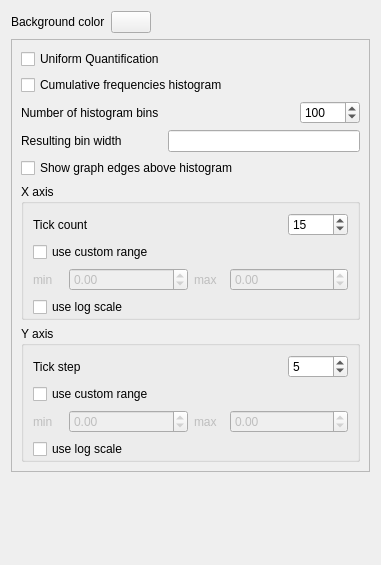
<?xml version="1.0" encoding="UTF-8"?>
<ui version="4.0">
 <class>HistoOptionsWidgetData</class>
 <widget class="QWidget" name="HistoOptionsWidgetData">
  <property name="geometry">
   <rect>
    <x>0</x>
    <y>0</y>
    <width>381</width>
    <height>565</height>
   </rect>
  </property>
  <property name="windowTitle">
   <string>Options</string>
  </property>
  <layout class="QVBoxLayout" name="verticalLayout_2">
   <item>
    <layout class="QHBoxLayout" name="horizontalLayout_6">
     <item>
      <widget class="QLabel" name="label_5">
       <property name="text">
        <string>Background color</string>
       </property>
      </widget>
     </item>
     <item>
      <widget class="tlp::ColorButton" name="backColorButton"/>
     </item>
     <item>
      <spacer name="horizontalSpacer_4">
       <property name="orientation">
        <enum>Qt::Horizontal</enum>
       </property>
       <property name="sizeHint" stdset="0">
        <size>
         <width>40</width>
         <height>20</height>
        </size>
       </property>
      </spacer>
     </item>
    </layout>
   </item>
   <item>
    <widget class="QFrame" name="frame">
     <property name="sizePolicy">
      <sizepolicy hsizetype="Preferred" vsizetype="Expanding">
       <horstretch>0</horstretch>
       <verstretch>0</verstretch>
      </sizepolicy>
     </property>
     <property name="frameShape">
      <enum>QFrame::StyledPanel</enum>
     </property>
     <property name="frameShadow">
      <enum>QFrame::Raised</enum>
     </property>
     <layout class="QVBoxLayout" name="verticalLayout">
      <item>
       <widget class="QCheckBox" name="uniformQuantificationCB">
        <property name="toolTip">
         <string>adapts the intervals on the X axis to obtain a uniform quantification on the Y axis</string>
        </property>
        <property name="text">
         <string>Uniform Quantification</string>
        </property>
       </widget>
      </item>
      <item>
       <widget class="QCheckBox" name="cumulFreqHisto">
        <property name="toolTip">
         <string>cumulates the values obtained from one interval to the next</string>
        </property>
        <property name="layoutDirection">
         <enum>Qt::LeftToRight</enum>
        </property>
        <property name="text">
         <string>Cumulative frequencies histogram       </string>
        </property>
       </widget>
      </item>
      <item>
       <layout class="QHBoxLayout" name="horizontalLayout_2">
        <item>
         <widget class="QLabel" name="label">
          <property name="toolTip">
           <string>controls in how many intervals the X axis repartition is distributed.</string>
          </property>
          <property name="text">
           <string>Number of histogram bins</string>
          </property>
          <property name="scaledContents">
           <bool>false</bool>
          </property>
         </widget>
        </item>
        <item>
         <widget class="QSpinBox" name="nbHistoBins">
          <property name="maximumSize">
           <size>
            <width>60</width>
            <height>16777215</height>
           </size>
          </property>
          <property name="toolTip">
           <string>controls in how many intervals the X axis repartition is distributed.</string>
          </property>
          <property name="maximum">
           <number>1000000000</number>
          </property>
          <property name="value">
           <number>100</number>
          </property>
         </widget>
        </item>
       </layout>
      </item>
      <item>
       <layout class="QHBoxLayout" name="horizontalLayout_5">
        <item>
         <widget class="QLabel" name="label_4">
          <property name="toolTip">
           <string>indicates the width of the small intervals on the X axis.</string>
          </property>
          <property name="text">
           <string>Resulting bin width</string>
          </property>
         </widget>
        </item>
        <item>
         <spacer name="horizontalSpacer_3">
          <property name="orientation">
           <enum>Qt::Horizontal</enum>
          </property>
          <property name="sizeType">
           <enum>QSizePolicy::Preferred</enum>
          </property>
          <property name="sizeHint" stdset="0">
           <size>
            <width>40</width>
            <height>20</height>
           </size>
          </property>
         </spacer>
        </item>
        <item>
         <widget class="QLineEdit" name="binWidth">
          <property name="sizePolicy">
           <sizepolicy hsizetype="Expanding" vsizetype="Fixed">
            <horstretch>0</horstretch>
            <verstretch>0</verstretch>
           </sizepolicy>
          </property>
          <property name="toolTip">
           <string>indicates the width of the small intervals on the X axis.</string>
          </property>
          <property name="readOnly">
           <bool>true</bool>
          </property>
         </widget>
        </item>
       </layout>
      </item>
      <item>
       <widget class="QCheckBox" name="showEdgesCB">
        <property name="toolTip">
         <string>displays the edges existing between each bin</string>
        </property>
        <property name="text">
         <string>Show graph edges above histogram</string>
        </property>
       </widget>
      </item>
      <item>
       <widget class="QGroupBox" name="xAxisGroupBox">
        <property name="title">
         <string>X axis</string>
        </property>
        <layout class="QVBoxLayout" name="verticalLayout_3">
         <property name="bottomMargin">
          <number>0</number>
         </property>
         <item>
          <layout class="QHBoxLayout" name="horizontalLayout_3">
           <item>
            <widget class="QLabel" name="label_2">
             <property name="toolTip">
              <string>indicates the number of tick marks displayed along the X axis</string>
             </property>
             <property name="text">
              <string>Tick count</string>
             </property>
            </widget>
           </item>
           <item>
            <widget class="QSpinBox" name="nbXGraduations">
             <property name="minimumSize">
              <size>
               <width>0</width>
               <height>0</height>
              </size>
             </property>
             <property name="maximumSize">
              <size>
               <width>60</width>
               <height>16777215</height>
              </size>
             </property>
             <property name="toolTip">
              <string>indicates the number of tick marks displayed along the X axis</string>
             </property>
             <property name="maximum">
              <number>1000000</number>
             </property>
             <property name="value">
              <number>15</number>
             </property>
            </widget>
           </item>
          </layout>
         </item>
         <item>
          <widget class="QCheckBox" name="useXScaleCheckBox">
           <property name="toolTip">
            <string>indicates a specific range of values along the X axis</string>
           </property>
           <property name="text">
            <string>use custom range</string>
           </property>
          </widget>
         </item>
         <item>
          <layout class="QHBoxLayout" name="horizontalLayout_9">
           <item>
            <widget class="QLabel" name="useXMinLabel">
             <property name="enabled">
              <bool>false</bool>
             </property>
             <property name="maximumSize">
              <size>
               <width>30</width>
               <height>16777215</height>
              </size>
             </property>
             <property name="text">
              <string>min</string>
             </property>
            </widget>
           </item>
           <item>
            <widget class="QDoubleSpinBox" name="useXMinSpinBox">
             <property name="enabled">
              <bool>false</bool>
             </property>
             <property name="minimum">
              <double>-99990000.000000000000000</double>
             </property>
             <property name="maximum">
              <double>99990000.000000000000000</double>
             </property>
            </widget>
           </item>
           <item>
            <widget class="QLabel" name="useXMaxLabel">
             <property name="enabled">
              <bool>false</bool>
             </property>
             <property name="maximumSize">
              <size>
               <width>30</width>
               <height>16777215</height>
              </size>
             </property>
             <property name="text">
              <string>max</string>
             </property>
            </widget>
           </item>
           <item>
            <widget class="QDoubleSpinBox" name="useXMaxSpinBox">
             <property name="enabled">
              <bool>false</bool>
             </property>
             <property name="minimum">
              <double>-99990000.000000000000000</double>
             </property>
             <property name="maximum">
              <double>99990000.000000000000000</double>
             </property>
            </widget>
           </item>
          </layout>
         </item>
         <item>
          <widget class="QCheckBox" name="xAxisLogscale">
           <property name="toolTip">
            <string>applies a logarithm scale on the X axis</string>
           </property>
           <property name="text">
            <string>use log scale</string>
           </property>
          </widget>
         </item>
        </layout>
       </widget>
      </item>
      <item>
       <widget class="QGroupBox" name="yAxisGroupBox">
        <property name="title">
         <string>Y axis</string>
        </property>
        <layout class="QVBoxLayout" name="verticalLayout_5">
         <property name="bottomMargin">
          <number>0</number>
         </property>
         <item>
          <layout class="QHBoxLayout" name="horizontalLayout_4">
           <item>
            <widget class="QLabel" name="label_3">
             <property name="toolTip">
              <string>indicates the number of tick marks displayed along the X axis</string>
             </property>
             <property name="text">
              <string>Tick step</string>
             </property>
            </widget>
           </item>
           <item>
            <widget class="QSpinBox" name="YAxisIncrementStep">
             <property name="maximumSize">
              <size>
               <width>60</width>
               <height>16777215</height>
              </size>
             </property>
             <property name="toolTip">
              <string>indicates the number of tick marks displayed along the X axis</string>
             </property>
             <property name="maximum">
              <number>1000000</number>
             </property>
             <property name="value">
              <number>5</number>
             </property>
            </widget>
           </item>
          </layout>
         </item>
         <item>
          <widget class="QCheckBox" name="useYScaleCheckBox">
           <property name="toolTip">
            <string>indicates a specific range of values along the Y axis</string>
           </property>
           <property name="text">
            <string>use custom range</string>
           </property>
          </widget>
         </item>
         <item>
          <layout class="QHBoxLayout" name="horizontalLayout_10">
           <item>
            <widget class="QLabel" name="useYMinLabel">
             <property name="enabled">
              <bool>false</bool>
             </property>
             <property name="maximumSize">
              <size>
               <width>30</width>
               <height>16777215</height>
              </size>
             </property>
             <property name="text">
              <string>min</string>
             </property>
            </widget>
           </item>
           <item>
            <widget class="QDoubleSpinBox" name="useYMinSpinBox">
             <property name="enabled">
              <bool>false</bool>
             </property>
             <property name="minimum">
              <double>-99990000.000000000000000</double>
             </property>
             <property name="maximum">
              <double>99990000.000000000000000</double>
             </property>
            </widget>
           </item>
           <item>
            <widget class="QLabel" name="useYMaxLabel">
             <property name="enabled">
              <bool>false</bool>
             </property>
             <property name="maximumSize">
              <size>
               <width>30</width>
               <height>16777215</height>
              </size>
             </property>
             <property name="text">
              <string>max</string>
             </property>
            </widget>
           </item>
           <item>
            <widget class="QDoubleSpinBox" name="useYMaxSpinBox">
             <property name="enabled">
              <bool>false</bool>
             </property>
             <property name="minimum">
              <double>-99990000.000000000000000</double>
             </property>
             <property name="maximum">
              <double>99990000.000000000000000</double>
             </property>
            </widget>
           </item>
          </layout>
         </item>
         <item>
          <widget class="QCheckBox" name="yAxisLogscale">
           <property name="font">
            <font>
             <weight>50</weight>
             <bold>false</bold>
            </font>
           </property>
           <property name="toolTip">
            <string>applies a logarithm scale on the Y axis</string>
           </property>
           <property name="text">
            <string>use log scale</string>
           </property>
          </widget>
         </item>
        </layout>
       </widget>
      </item>
     </layout>
    </widget>
   </item>
   <item>
    <spacer name="verticalSpacer">
     <property name="orientation">
      <enum>Qt::Vertical</enum>
     </property>
     <property name="sizeHint" stdset="0">
      <size>
       <width>20</width>
       <height>40</height>
      </size>
     </property>
    </spacer>
   </item>
  </layout>
 </widget>
 <customwidgets>
  <customwidget>
   <class>tlp::ColorButton</class>
   <extends>QPushButton</extends>
   <header location="global">talipot/ColorButton.h</header>
   <slots>
    <signal>colorChanged(QColor)</signal>
   </slots>
  </customwidget>
 </customwidgets>
 <resources/>
 <connections/>
</ui>
